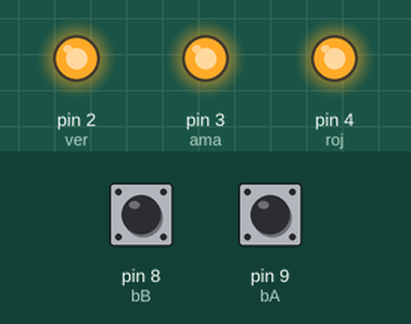
This sketch was run on a simulated Arduino Uno, built with avr-gcc and run on an emulated ATmega328P. Parts: output pins drawn as LEDs (lit = HIGH). Dashed ring = blinking. The test bench sets the inputs (shaded band); at power-on: pin 8 (bB) HIGH, pin 9 (bA) HIGH.

Above: at 1.9 s.
2.0 s: pin 8 (bB) pulled LOW for 0.6 s
At 2.25 s:
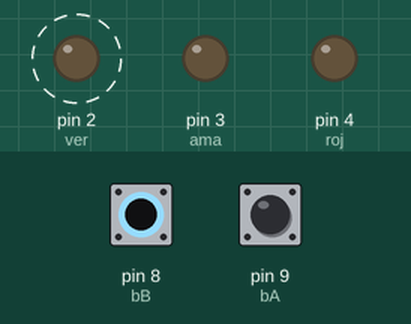
At 4.4 s:
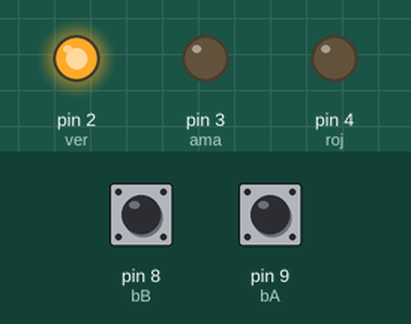
Timing chart, 0 to 5.9 s (numbered marks = the images above; inputs shaded):
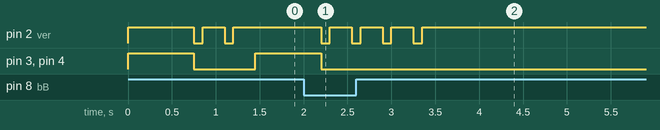

The sketch:

prueba_caja_fuerte.ino
```cpp
int roj = 4;
int ama = 3;
int ver = 2;
int bA = 9;
int bB = 8;
int cont;

void setup() {
  pinMode(roj, OUTPUT);      //Rojo
  pinMode(ama, OUTPUT);      //Verde
  pinMode(ver, OUTPUT);      //Azul
  pinMode(bB, INPUT_PULLUP);  //boton rojo   Boton B
  pinMode(bA, INPUT_PULLUP);  //boton verde  Boton A
}

void loop() {

  cont=0; //contador par saber si la clave esta bien empieza en 1
  //clave A,A,B,A

  while(cont<=5){ //se repetira hasta tener la contraseña correcta

    if( cont==0){
      cont=1;
      digitalWrite(roj, HIGH);
      digitalWrite(ama, HIGH);
      digitalWrite(ver, HIGH);
      delay(750);
      digitalWrite(roj, LOW);
      digitalWrite(ver, LOW);
    }

    if( digitalRead(bA) && cont<=2 ){     //si se preciona el boton rojo y el cont es igual a 1 entra
      cont++;                             // el contador se vuelve 2
      digitalWrite(ama, LOW);
      delay(100);                         // dura 1/10 de segundo
      digitalWrite(ver, HIGH);           // enciende el led verde
      delay(250);                         // dura 1/4 de segundo
      digitalWrite(ver, LOW);            // se apaga el led verde
    }

    if( digitalRead(bB) && cont==3 ){     //si se preciona el boton rojo y el cont es igual a 2 entra
      cont++;                             // el contador se vuelve 3
      digitalWrite(ama, LOW);
      delay(100);                         // dura 1/10 de segundo
      digitalWrite(ver, HIGH);           // enciende el led verde
      delay(250);                         // dura 1/4 de segundo
      digitalWrite(ver, LOW);            // se apaga el led verde
    }

    if( digitalRead(bA) && cont==4){ // si se preciona el boton verde y el cont es igual a 3 entra
      cont=0;                             // el contador se vuelve 4
      digitalWrite(ama, LOW);
      delay(100);                         // dura 1/10 de segundo
      digitalWrite(ver, HIGH);
      delay(15000);
      digitalWrite(ver, LOW);
    }

    if( digitalRead(bA) && cont==3){  // si se preciona el boton rojo y el cont es mayor a 2 entra
      digitalWrite(ama, LOW);
      delay(100);                         // dura 1/10 de segundo
      digitalWrite(ver, HIGH);           // se enciende el led rojo
      delay(250);                         // dura un 1/4 de segundo
      digitalWrite(ver, LOW);            // se apaga el led rojo
      cont=0;                             // el contador es igual a 0
    }

    if( digitalRead(bB) && cont!=3){ // si se preciona el boton verde y el cont es distinto a 3 entra
      digitalWrite(ama, LOW);
      delay(100);                         // dura 1/10 de segundo
      digitalWrite(ver, HIGH);
      delay(250);
      digitalWrite(ver, LOW);
      cont=0;                             // el contador se vuleve 0
    }

    digitalWrite(ama, HIGH);

  }
}
```

Measured:
- after the input at 2.0 s, pin 3 (ama), pin 4 (roj): goes on until 2.2 s, then stays LOW
- by itself, pin 2 (ver): alternates HIGH for 0.25 s and LOW for 0.10 s, 8 changes in all, then stays HIGH
